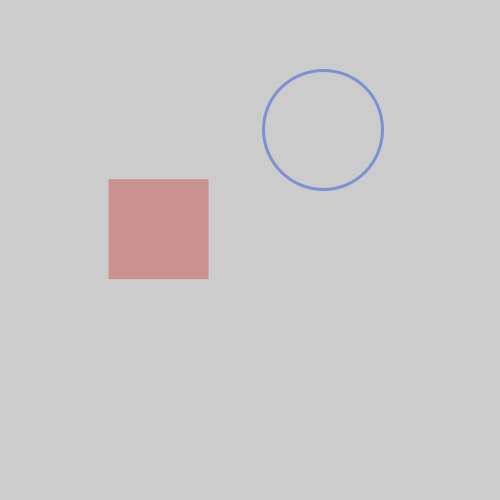
Frame 1 (no input)
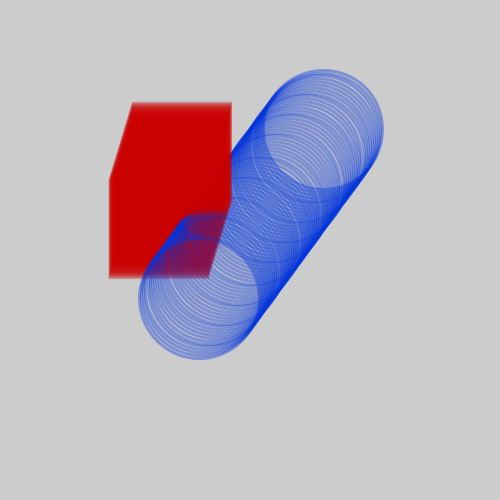
Frame 60 (the mouse pressed at the canvas centre just before this capture)
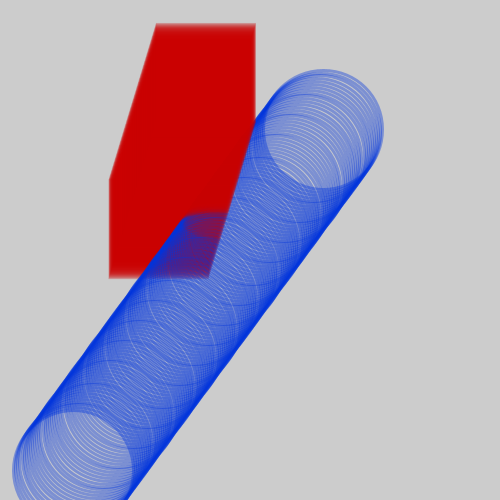
Frame 120 (the mouse held since frame 60 and released just before this capture)

The Processing sketch that drew these frames (run headless with seeded random() and noise(); from frame 60 on, the mouse is pressed at the canvas centre):

// Processing sketch: CRCP1310_04_Bouncing_Shapes
// ── CRCP1310_04_Bouncing_Shapes.pde
float x;
float y;
float d;

float xSpeed;
float ySpeed;

float squareX;
float squareY;

float squareXSpeed;
float squareYSpeed;

void setup() {
  size(500, 500);
  x = random(width);
  y = random(height);
  d = random(10, 125);
  
  xSpeed = random(-4, 4);
  ySpeed = random(-4, 4);
  
  squareX = random(width);
  squareY = random(height);
  
  squareXSpeed = random(-4, 4);
  squareYSpeed = random(-4, 4);
}

void draw() {
  drawCircle();
  moveCircle();
  bounceCircle();
  
  drawSquare();
  moveSquare();
  bounceSquare();
}

void drawCircle() {
  noFill();
  stroke(0, 50, 220, 100);
  strokeWeight(3);
  ellipse(x, y, d, d);
}

void drawSquare() {
  noStroke();
  fill(200, 0, 0, 75);
  rectMode(CENTER);
  rect(squareX, squareY, 100, 100);
}

void moveCircle() {
  x = x + xSpeed;
  y = y + ySpeed;
}

void moveSquare() {
  squareX = squareX + squareXSpeed;
  squareY = squareY + squareYSpeed;
}

void bounceCircle() {
  if (x >= width) {
    xSpeed = -xSpeed;
    // xSpeed = xSpeed * -1;
  } else if (x <= 0) {
    xSpeed = -xSpeed;
  }
  
  if (y >= height) {
    ySpeed = -ySpeed; 
  } else if (y <= 0) {
    ySpeed = -ySpeed;
  }
}

void bounceSquare() {
  if (squareX >= width) {
    squareXSpeed = random(-4, -0.25);
  } else if (squareX <= 0) {
    squareXSpeed = random(0.25, 4);
  }
  
  if (squareY >= height) {
    squareYSpeed = random(-4, -0.25);
  } else if (squareY <= 0) {
    squareYSpeed = random(0.25, 4);
  }
}
